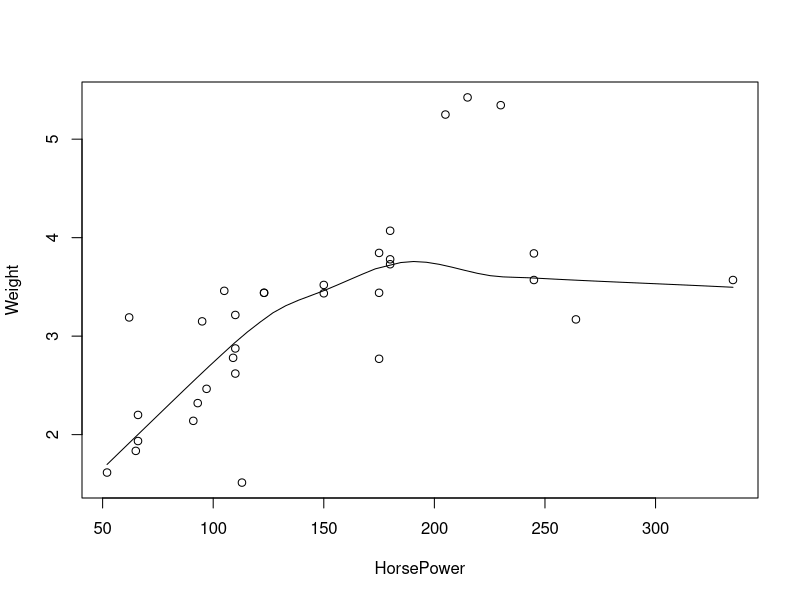
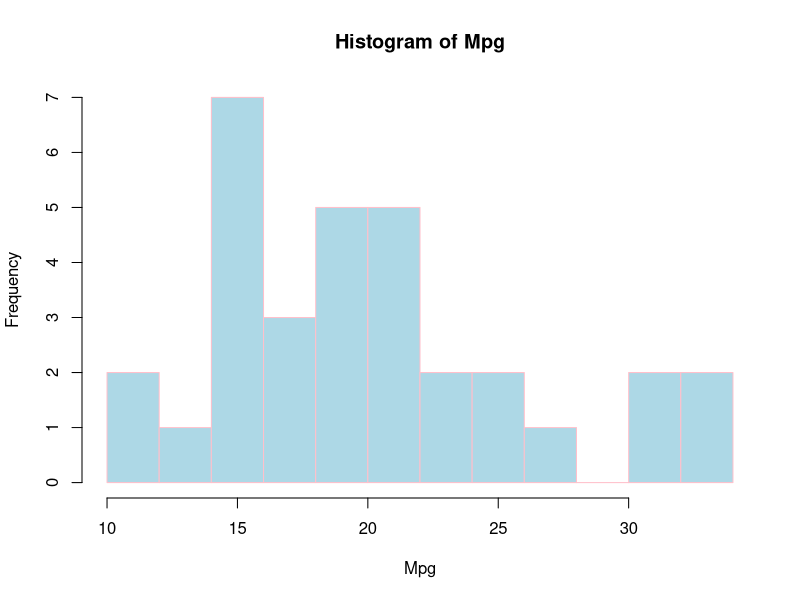

Here is the R script that generated these plots, in order:
data()
head(mtcars)


rownum <- nrow(mtcars)
colnum <- ncol(mtcars)

x<- data.frame(mtcars)
automatic <-0
manual <-0

for (i in 1:rownum)
ifelse( x[i,9] == 1, automatic <- automatic + 1, manual <- manual +1)
ifelse (automatic > manual,
print("There are more automatic transmission type"),
print("There are more manual transmission type") )

HorsePower <- x[,4]
Weight <- x[,6]
scatter.smooth(HorsePower,Weight, span=2/3, degree = 1, family =c("symmetric","gaussian"))

Mpg <- x[,1]
hist(Mpg, breaks = 12, col ="lightblue", border = "pink")

x[,2]<- as.integer(x[,2])
x[,8]<- as.integer(x[,8])
x[,9]<- as.integer(x[,9])
x[,2] <= 5
mtcars[mtcars$cyl] <=5 

